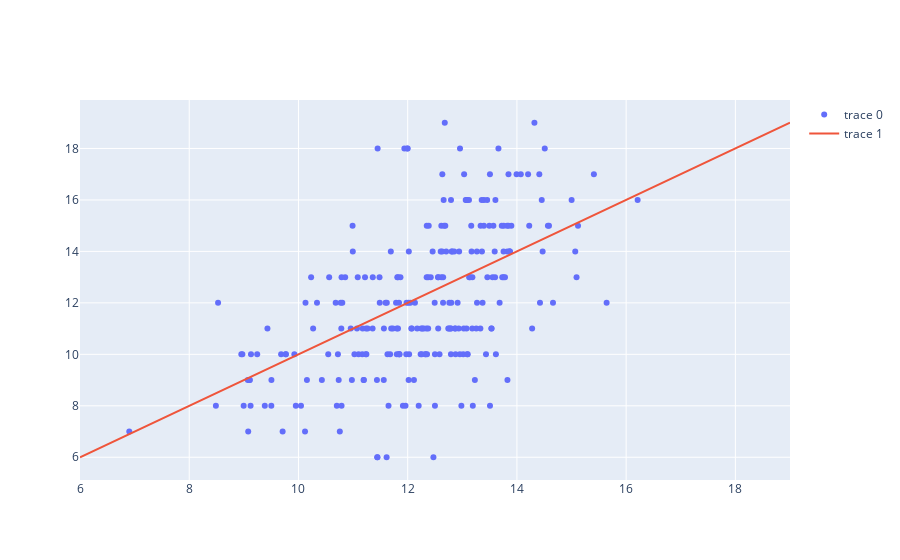

This figure's notebook cell:
### Code cell
fig3 = go.Figure()
fig3.add_trace(go.Scatter(y=y_test['G3'], x=(GB_pred.copy()),mode='markers'))
fig3.add_trace(go.Scatter(x=y_test['G3'], y=y_test['G3']))
fig3.show()

### Figure 1 — Plotly figure (JSON) as saved in the notebook; plotly's stock layout.template omitted (floating-point values rounded to 4 significant figures; data arrays with more than 128 entries replaced by an {"elided": "..."} marker saying what was removed)
{"data": [{"mode": "markers", "type": "scatter", "x": {"elided": "245 float values"}, "y": {"elided": "245 int values"}}, {"type": "scatter", "x": {"elided": "245 int values"}, "y": {"elided": "245 int values"}}], "layout": {}}
